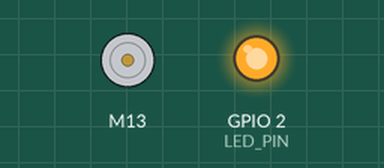
A sketch run on a simulated ESP32. Parts: DC motor (green arrow = forward, orange = backward, longer = faster), output pins drawn as LEDs (lit = HIGH).

Above: at 1.1 s.
At 6.1 s:
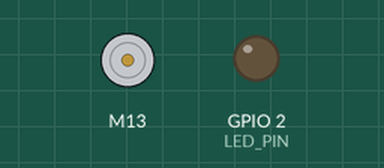
At 9.6 s:
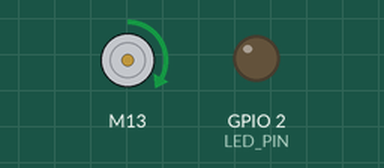
Timing chart, 0 to 11.1 s (numbered marks = the images above):
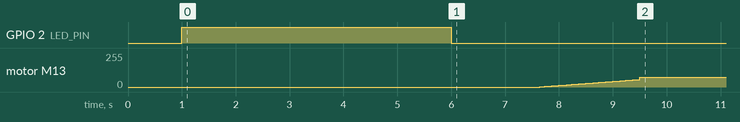

The sketch:

esc-test.ino
```cpp
#include <ESP32Servo.h> // ESP32Servo library installed by Library Manager
#include "ESC.h" // RC_ESP library installed by Library Manager

#define ESC_PIN 13 // connected to ESC control wire
#define LED_PIN 2 // not defaulted properly for ESP32s/you must define it

// Note: the following speeds may need to be modified for your particular hardware.
#define MIN_SPEED 1040 // speed just slow enough to turn motor off
#define MAX_SPEED 1450 // speed where my motor drew 3.6 amps at 12v.

ESC myESC(ESC_PIN, 1000, 1850, 500); // ESC_Name (PIN, Minimum Value, Maximum Value, Arm Value)

long int val; // variable to read the value from the analog pin

void setup() {
  Serial.begin(9600);
  delay(1000);
  pinMode(ESC_PIN, OUTPUT);
  pinMode(LED_PIN, OUTPUT);
  digitalWrite(LED_PIN, HIGH); // set led to on to indicate arming
  myESC.arm(); // Send the Arm command to ESC
  delay(5000); // Wait a while
  digitalWrite(LED_PIN, LOW); // led off to indicate arming completed

  // the following loop turns on the motor slowly, so get ready
  for (int i = 0; i < 350; i++) { // run speed from 840 to 1190
    myESC.speed(MIN_SPEED - 200 + i); // motor starts up about half way through loop
    delay(10);
  }
  // After the initial ramp-up, set the motor to a constant speed
  myESC.speed((MIN_SPEED + MAX_SPEED) / 2); // set to a constant speed in the middle of the range
}

void loop() {
  // Keep the motor running at the constant speed set in setup
  // Alternatively, you can set another speed or use some logic to vary the speed
  myESC.speed((MIN_SPEED + MAX_SPEED) / 2); // set to a constant speed in the middle of the range
  delay(100); // add a short delay to avoid overwhelming the ESC
}
```

Measured:
- by itself, motor M13: moves from stopped to forward 73/255 over 1.9 s
